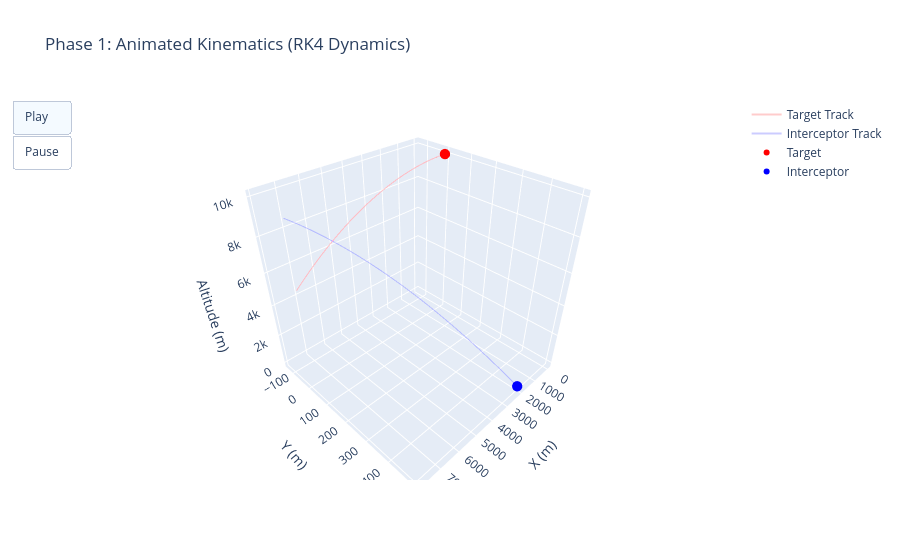

Notebook code for this chart:
### Code cell
# Bumped the interceptor's initial Z-velocity (vz) up to 600.0
target_state      = np.array([0.0, 0.0, 10000.0, 300.0, 0.0, 0.0]) 
interceptor_state = np.array([2000.0, 500.0, 0.0, 200.0, -25.0, 500.0])


dt = 0.1  
total_time = 30  
steps = int(total_time / dt)

target_path = np.zeros((steps, 3))
interceptor_path = np.zeros((steps, 3))
distances = np.zeros(steps)

# --- 3. Simulation Loop (RK4 Integration) ---
for i in range(steps):
    target_path[i] = target_state[0:3]
    interceptor_path[i] = interceptor_state[0:3]
    
    distances[i] = np.linalg.norm(target_path[i] - interceptor_path[i])
    
    t = i * dt
    
    target_state = rk4_step(target_state, t, dt, missile_dynamics)
    interceptor_state = rk4_step(interceptor_state, t, dt, missile_dynamics)

# --- 4. Interception Analysis ---
hit_radius = 50.0 
min_dist_idx = np.argmin(distances)
closest_distance = distances[min_dist_idx]
time_of_interception = min_dist_idx * dt
interception_coords = target_path[min_dist_idx]

print(f"--- Simulation Results ---")
print(f"Closest Approach: {closest_distance:.2f} meters")
if closest_distance <= hit_radius:
    print(f"STATUS: SUCCESSFUL INTERCEPTION at t = {time_of_interception:.1f}s")
    print(f"Coordinates (x, y, z): {interception_coords}")
else:
    print(f"STATUS: MISS")

# --- 5. 3D Animated Visualization ---
# --- 5. 3D Animated Visualization ---
fig = go.Figure()

# 0: Target Track
fig.add_trace(go.Scatter3d(x=target_path[:,0], y=target_path[:,1], z=target_path[:,2], mode='lines', line=dict(color='rgba(255,0,0,0.2)', width=2), name='Target Track'))
# 1: Interceptor Track
fig.add_trace(go.Scatter3d(x=interceptor_path[:,0], y=interceptor_path[:,1], z=interceptor_path[:,2], mode='lines', line=dict(color='rgba(0,0,255,0.2)', width=2), name='Interceptor Track'))

# 2: Point of Impact (Conditional)
if closest_distance <= hit_radius:
    fig.add_trace(go.Scatter3d(
        x=[interception_coords[0]], y=[interception_coords[1]], z=[interception_coords[2]],
        mode='markers', marker=dict(size=8, color='yellow', symbol='diamond'), name='Point of Impact'
    ))

# Dynamically find the indices for the animated dots
base_traces = len(fig.data)
target_idx = base_traces
interceptor_idx = base_traces + 1

fig.add_trace(go.Scatter3d(x=[target_path[0,0]], y=[target_path[0,1]], z=[target_path[0,2]], mode='markers', marker=dict(size=6, color='red'), name='Target'))
fig.add_trace(go.Scatter3d(x=[interceptor_path[0,0]], y=[interceptor_path[0,1]], z=[interceptor_path[0,2]], mode='markers', marker=dict(size=6, color='blue'), name='Interceptor'))

frame_skip = 5 
frames = []
for k in range(0, steps, frame_skip):
    frames.append(go.Frame(
        data=[
            go.Scatter3d(x=[target_path[k,0]], y=[target_path[k,1]], z=[target_path[k,2]]),
            go.Scatter3d(x=[interceptor_path[k,0]], y=[interceptor_path[k,1]], z=[interceptor_path[k,2]])
        ],
        traces=[target_idx, interceptor_idx], # Dynamically targeting the correct dots
        name=f'frame_{k}'
    ))
fig.frames = frames

fig.update_layout(
    title='Phase 1: Animated Kinematics (RK4 Dynamics)',
    scene=dict(xaxis_title='X (m)', yaxis_title='Y (m)', zaxis_title='Altitude (m)'),
    updatemenus=[dict(
        type="buttons",
        buttons=[
            dict(label="Play", method="animate", args=[None, dict(frame=dict(duration=50, redraw=True), fromcurrent=True)]),
            dict(label="Pause", method="animate", args=[[None], dict(frame=dict(duration=0, redraw=False), mode="immediate")])
        ]
    )]
)

fig.show()

### Figure 1 — Plotly figure (JSON) as saved in the notebook; plotly's stock layout.template omitted (floating-point values rounded to 4 significant figures; data arrays with more than 128 entries replaced by an {"elided": "..."} marker saying what was removed)
{"data": [{"line": {"color": "rgba(255,0,0,0.2)", "width": 2}, "mode": "lines", "name": "Target Track", "type": "scatter3d", "x": {"elided": "300 float values"}, "y": {"elided": "300 int values"}, "z": {"elided": "300 float values"}}, {"line": {"color": "rgba(0,0,255,0.2)", "width": 2}, "mode": "lines", "name": "Interceptor Track", "type": "scatter3d", "x": {"elided": "300 float values"}, "y": {"elided": "300 float values"}, "z": {"elided": "300 float values"}}, {"marker": {"color": "red", "size": 6}, "mode": "markers", "name": "Target", "type": "scatter3d", "x": [0], "y": [0], "z": [10000]}, {"marker": {"color": "blue", "size": 6}, "mode": "markers", "name": "Interceptor", "type": "scatter3d", "x": [2000], "y": [500], "z": [0]}], "layout": {"scene": {"xaxis": {"title": {"text": "X (m)"}}, "yaxis": {"title": {"text": "Y (m)"}}, "zaxis": {"title": {"text": "Altitude (m)"}}}, "title": {"text": "Phase 1: Animated Kinematics (RK4 Dynamics)"}, "updatemenus": [{"buttons": [{"args": [null, {"frame": {"duration": 50, "redraw": true}, "fromcurrent": true}], "label": "Play", "method": "animate"}, {"args": [[null], {"frame": {"duration": 0, "redraw": false}, "mode": "immediate"}], "label": "Pause", "method": "animate"}], "type": "buttons"}]}}
